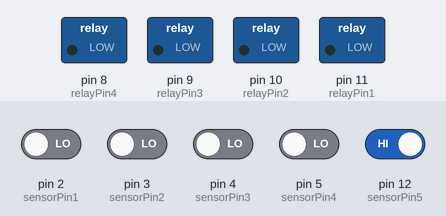
The sketch below on a simulated Arduino Uno, built with avr-gcc and run on an emulated ATmega328P. On the bench: switched loads named in the sketch (green lamp = pin HIGH). The inputs (shaded band) are chosen by the test bench; at power-on: pin 12 (sensorPin5) HIGH, pin 2 (sensorPin1), pin 3 (sensorPin2), pin 4 (sensorPin3), pin 5 (sensorPin4) LOW.

Above: at 1.2 s.
1.3 s: pin 12 (sensorPin5) driven LOW
At 1.6 s:
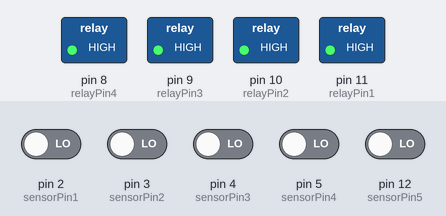
2.8 s: pin 12 (sensorPin5) driven HIGH
At 4.0 s:
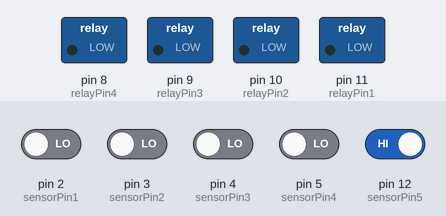
Timing chart, 0 to 5.8 s (numbered marks = the images above; inputs shaded):
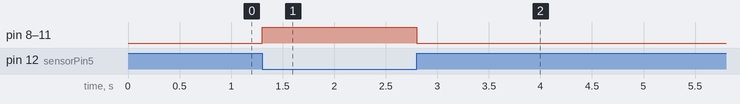

Measured:
- after the input at 1.3 s, pin 8 (relayPin4), pin 9 (relayPin3), pin 10 (relayPin2), pin 11 (relayPin1): LOW → HIGH at once
- after the input at 2.8 s, pin 8 (relayPin4), pin 9 (relayPin3), pin 10 (relayPin2), pin 11 (relayPin1): HIGH → LOW at once

The sketch:

Limit_Switch.ino
```cpp
const int  sensorPin1 = 2;
const int  sensorPin2 = 3;
const int  sensorPin3 = 4;
const int  sensorPin4 = 5;
const int  sensorPin5 = 12;
const int  relayPin1 = 11;
const int  relayPin2 = 10;
const int  relayPin3 = 9;
const int  relayPin4 = 8;

int sensorState1 = 0;
int sensorState2 = 0;
int sensorState3 = 0;
int sensorState4 = 0;
int sensorState5 = 0;
int lastsensorState1 = 0;
int lastsensorState2 = 0;
int lastsensorState3 = 0;
int lastsensorState4 = 0;

void setup() {
  pinMode(sensorPin1, INPUT);
  pinMode(sensorPin2, INPUT);
  pinMode(sensorPin3, INPUT);
  pinMode(sensorPin4, INPUT);
  pinMode(sensorPin5, INPUT);
  pinMode(relayPin1, OUTPUT);
  pinMode(relayPin2, OUTPUT);
  pinMode(relayPin3, OUTPUT);
  pinMode(relayPin4, OUTPUT);
  Serial.begin(9600);
}

void loop() {
  sensorState1 = digitalRead(sensorPin1);
  sensorState2 = digitalRead(sensorPin2);
  sensorState3 = digitalRead(sensorPin3);
  sensorState4 = digitalRead(sensorPin4);
  sensorState5 = digitalRead(sensorPin5);

  if (sensorState1 != lastsensorState1) {
    if (sensorState1 == LOW) {
      Serial.println("count1");
    }
    delay(50);
  }
  lastsensorState1 = sensorState1;


  if (sensorState2 != lastsensorState2) {
    if (sensorState2 == LOW) {
      Serial.println("count2");
    }
    delay(50);
  }
  lastsensorState2 = sensorState2;


  if (sensorState3 != lastsensorState3) {
    if (sensorState3 == LOW) {
      Serial.println("count3");
    }
    delay(50);
  }
  lastsensorState3 = sensorState3;


  if (sensorState4 != lastsensorState4) {
    if (sensorState4 == LOW) {
      Serial.println("count4");
    }
    delay(50);
  }
  lastsensorState4 = sensorState4;

  if (sensorState5 == LOW) {
    // turn LED on:
    digitalWrite(relayPin1, HIGH);
    digitalWrite(relayPin2, HIGH);
    digitalWrite(relayPin3, HIGH);
    digitalWrite(relayPin4, HIGH);
  } else if(sensorState5 == HIGH){
    // turn LED off:
    digitalWrite(relayPin1, LOW);
    digitalWrite(relayPin2, LOW);
    digitalWrite(relayPin3, LOW);
    digitalWrite(relayPin4, LOW);
  }
}
```
